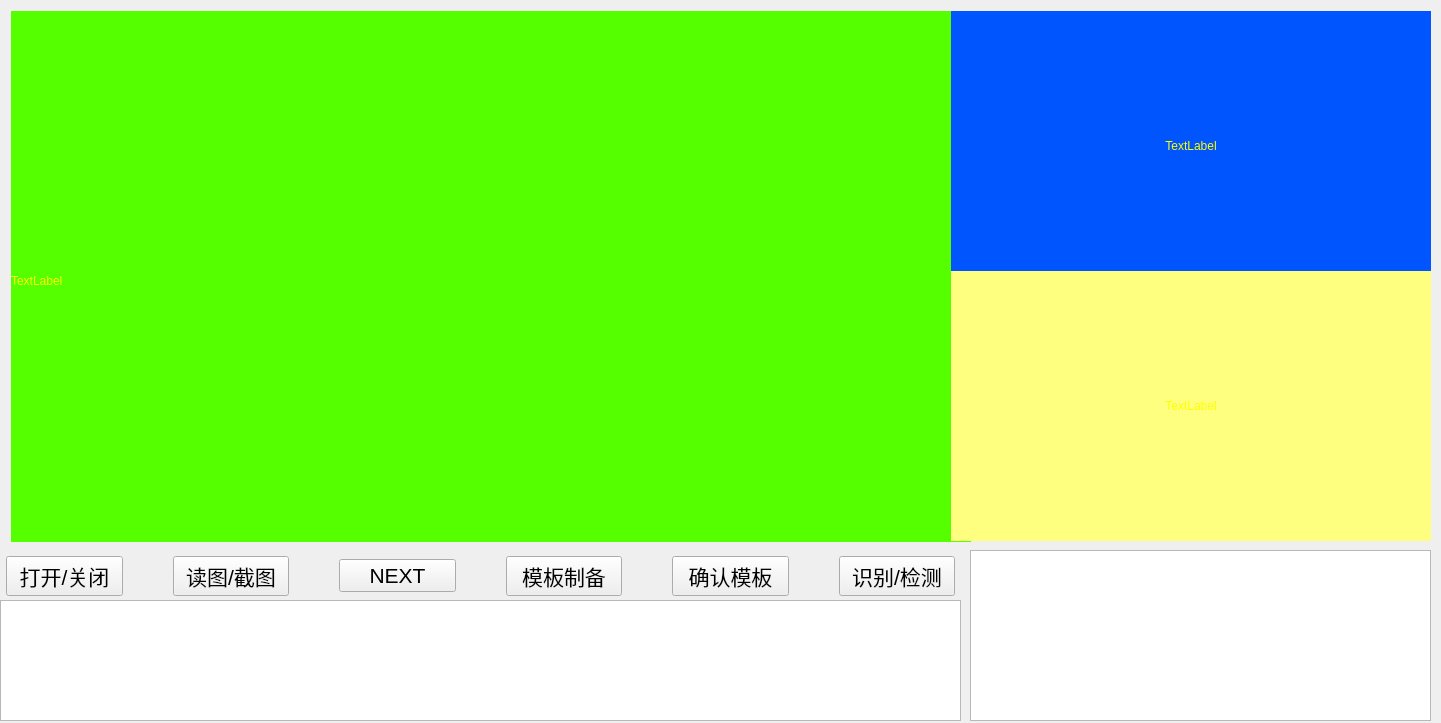
<?xml version="1.0" encoding="UTF-8"?>
<ui version="4.0">
 <class>MainWindow</class>
 <widget class="QMainWindow" name="MainWindow">
  <property name="geometry">
   <rect>
    <x>0</x>
    <y>0</y>
    <width>1441</width>
    <height>723</height>
   </rect>
  </property>
  <property name="windowTitle">
   <string/>
  </property>
  <widget class="QWidget" name="centralWidget">
   <widget class="QTextEdit" name="textEdit">
    <property name="geometry">
     <rect>
      <x>0</x>
      <y>600</y>
      <width>961</width>
      <height>121</height>
     </rect>
    </property>
   </widget>
   <widget class="QWidget" name="layoutWidget">
    <property name="geometry">
     <rect>
      <x>0</x>
      <y>0</y>
      <width>1442</width>
      <height>542</height>
     </rect>
    </property>
    <layout class="QGridLayout" name="gridLayout">
     <property name="spacing">
      <number>0</number>
     </property>
     <item row="0" column="0" rowspan="2">
      <widget class="QLabel" name="label_picture">
       <property name="sizePolicy">
        <sizepolicy hsizetype="Fixed" vsizetype="Fixed">
         <horstretch>0</horstretch>
         <verstretch>0</verstretch>
        </sizepolicy>
       </property>
       <property name="minimumSize">
        <size>
         <width>960</width>
         <height>540</height>
        </size>
       </property>
       <property name="maximumSize">
        <size>
         <width>960</width>
         <height>540</height>
        </size>
       </property>
       <property name="styleSheet">
        <string notr="true">color: rgb(255, 255, 0);
background-color: rgb(85, 255, 0);</string>
       </property>
       <property name="text">
        <string>TextLabel</string>
       </property>
      </widget>
     </item>
     <item row="0" column="1">
      <widget class="QLabel" name="label_area">
       <property name="sizePolicy">
        <sizepolicy hsizetype="Fixed" vsizetype="Fixed">
         <horstretch>0</horstretch>
         <verstretch>0</verstretch>
        </sizepolicy>
       </property>
       <property name="minimumSize">
        <size>
         <width>480</width>
         <height>270</height>
        </size>
       </property>
       <property name="maximumSize">
        <size>
         <width>480</width>
         <height>270</height>
        </size>
       </property>
       <property name="styleSheet">
        <string notr="true">color: rgb(255, 255, 0);
background-color: rgb(0, 85, 255);</string>
       </property>
       <property name="text">
        <string>TextLabel</string>
       </property>
       <property name="alignment">
        <set>Qt::AlignCenter</set>
       </property>
      </widget>
     </item>
     <item row="1" column="1">
      <widget class="QLabel" name="label_contour">
       <property name="sizePolicy">
        <sizepolicy hsizetype="Fixed" vsizetype="Fixed">
         <horstretch>0</horstretch>
         <verstretch>0</verstretch>
        </sizepolicy>
       </property>
       <property name="minimumSize">
        <size>
         <width>480</width>
         <height>270</height>
        </size>
       </property>
       <property name="maximumSize">
        <size>
         <width>480</width>
         <height>270</height>
        </size>
       </property>
       <property name="styleSheet">
        <string notr="true">color: rgb(255, 255, 0);
background-color: rgb(255, 255, 127);</string>
       </property>
       <property name="text">
        <string>TextLabel</string>
       </property>
       <property name="alignment">
        <set>Qt::AlignCenter</set>
       </property>
      </widget>
     </item>
    </layout>
   </widget>
   <widget class="QWidget" name="layoutWidget">
    <property name="geometry">
     <rect>
      <x>0</x>
      <y>550</y>
      <width>961</width>
      <height>52</height>
     </rect>
    </property>
    <layout class="QGridLayout" name="gridLayout_2">
     <property name="leftMargin">
      <number>6</number>
     </property>
     <property name="topMargin">
      <number>6</number>
     </property>
     <property name="rightMargin">
      <number>6</number>
     </property>
     <property name="bottomMargin">
      <number>6</number>
     </property>
     <property name="horizontalSpacing">
      <number>50</number>
     </property>
     <item row="0" column="0">
      <widget class="QPushButton" name="btn_open">
       <property name="font">
        <font>
         <pointsize>16</pointsize>
        </font>
       </property>
       <property name="text">
        <string>打开/关闭</string>
       </property>
      </widget>
     </item>
     <item row="0" column="1">
      <widget class="QPushButton" name="btn_read">
       <property name="font">
        <font>
         <pointsize>16</pointsize>
        </font>
       </property>
       <property name="text">
        <string>读图/截图</string>
       </property>
      </widget>
     </item>
     <item row="0" column="3">
      <widget class="QPushButton" name="btn_template_prepare">
       <property name="font">
        <font>
         <pointsize>16</pointsize>
        </font>
       </property>
       <property name="text">
        <string>模板制备</string>
       </property>
      </widget>
     </item>
     <item row="0" column="4">
      <widget class="QPushButton" name="btn_template_confirm">
       <property name="font">
        <font>
         <pointsize>16</pointsize>
        </font>
       </property>
       <property name="text">
        <string>确认模板</string>
       </property>
      </widget>
     </item>
     <item row="0" column="5">
      <widget class="QPushButton" name="btn_detect">
       <property name="font">
        <font>
         <pointsize>16</pointsize>
        </font>
       </property>
       <property name="text">
        <string>识别/检测</string>
       </property>
      </widget>
     </item>
     <item row="0" column="2">
      <widget class="QPushButton" name="btn_read_next">
       <property name="font">
        <font>
         <pointsize>16</pointsize>
        </font>
       </property>
       <property name="text">
        <string>NEXT</string>
       </property>
      </widget>
     </item>
    </layout>
   </widget>
   <widget class="QTextEdit" name="textEdit_2">
    <property name="geometry">
     <rect>
      <x>970</x>
      <y>550</y>
      <width>461</width>
      <height>171</height>
     </rect>
    </property>
   </widget>
  </widget>
 </widget>
 <layoutdefault spacing="6" margin="11"/>
 <resources/>
 <connections/>
</ui>
